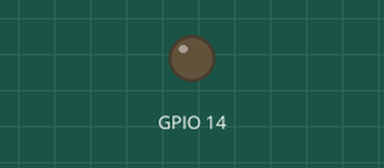
Simulated run of this sketch. Board: ESP8266 (NodeMCU). Shown: output pins drawn as LEDs (lit = HIGH).

Above: at 0.1 s.
At 10.1 s:
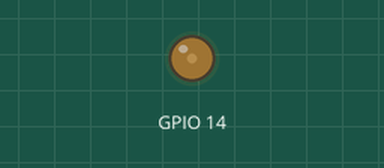
At 20.1 s:
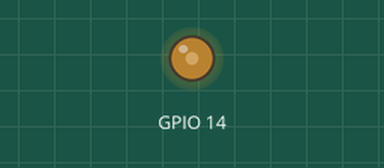
At 39.75 s:
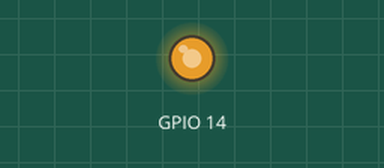
Timing chart, 0 to 40.0 s (numbered marks = the images above):
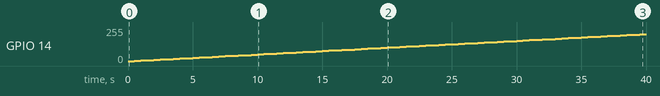

Measured:
- by itself, GPIO 14: moves from 0/255 to 201/255 over 39.0 s

The sketch:

PWMOUT.ino
```cpp
void setup()
{
    pinMode(14, OUTPUT);
    analogWriteFreq(200);
    analogWriteRange(1000);
}

int value = 0;

void loop()
{
    for (value; value < 1000; value = value + 10)
    {
        analogWrite(14, value);
        delay(500);
    }
    for (value; value > 0; value = value - 10)
    {
        analogWrite(14, value);
        delay(500);
    }
}
```
